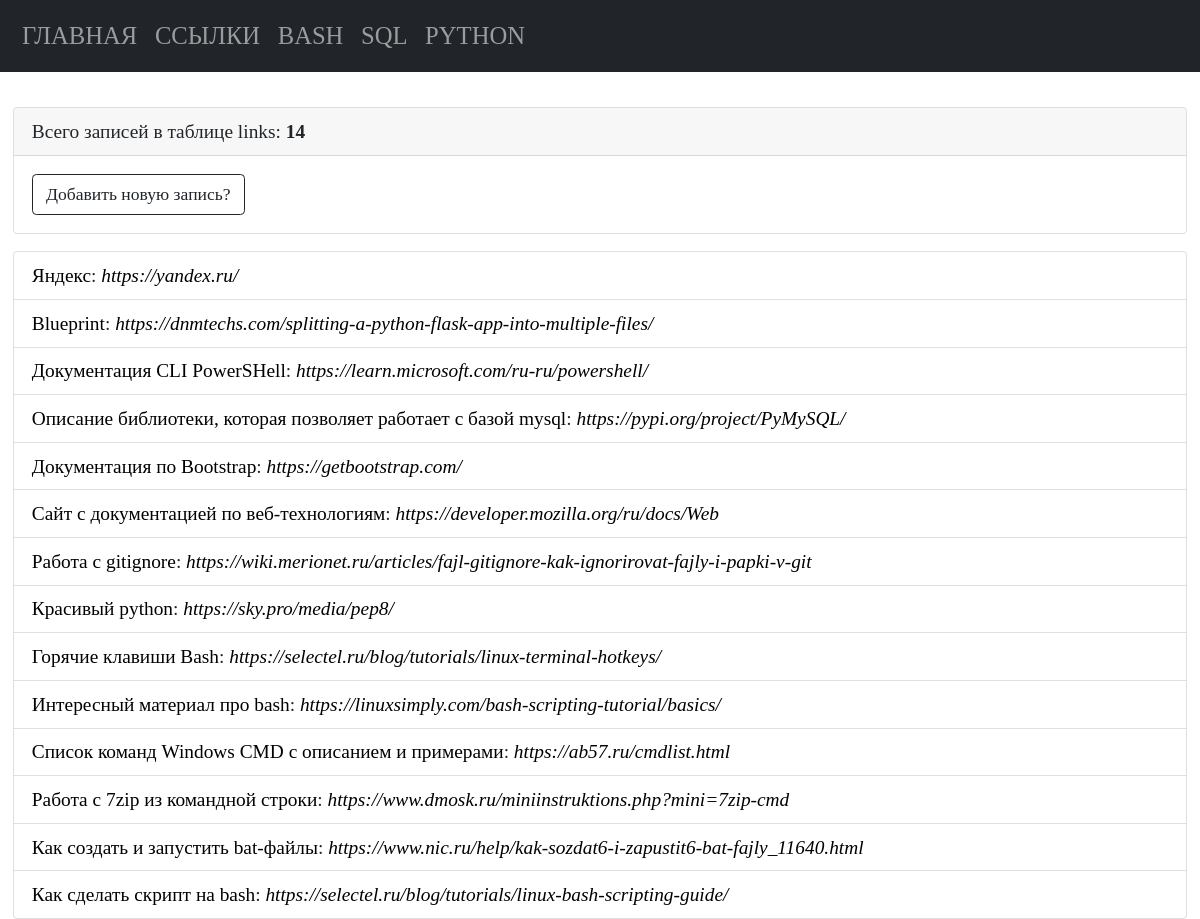
Screenshot of /links with the database file from the repository.
### tables this page shows
CREATE TABLE "links"
(
    links_id      INTEGER
        primary key autoincrement,
    links_name    TEXT not null,
    links_command TEXT not null
, links_description TEXT);

### modules/links/links_list_commands.py (the view)
@bp.route("/links")
def links_list_commands():
    conn = connect.get_db_connection()
    cur = conn.cursor()
    links_list_count = cur.execute("SELECT COUNT(*) FROM links")
    links_list_count_print = links_list_count.fetchone()
    links_list_count_print_int = int(links_list_count_print[0])
    links_list = conn.execute("SELECT * FROM links ORDER BY 1 DESC").fetchall()
    conn.close()
    return render_template("links/links_list_commands.html",
                           links_list=links_list,
                           links_list_count_print_int=links_list_count_print_int,
                           )

### modules/connect.py (called while the page is built)
def get_db_connection():
    db_path = os.path.join(BASE_DIR, '../database.db')
    conn = sqlite3.connect(db_path)
    conn.row_factory = sqlite3.Row
    return conn

### templates/links/links_list_commands.html
{% extends "base.html" %} {% block title %}Ссылки{% endblock %} {% block content %}
<div class="card mb-3">
   <div class="card-header">
      Всего записей в таблице links: <b>{{ links_list_count_print_int }}</b>
   </div>
   <div class="card-body">
      <p class="card-text">
         <a href="{{ url_for('add_links_command.add_links_command') }}" class="btn btn-outline-dark">Добавить новую запись?</a>
      </p>
   </div>
</div>
<ul class="list-group">
   {% for links_list in links_list %}
   <li class="list-group-item">
      <a href="{{ url_for('get_post_links_command.get_post_links_command', links_id=links_list['links_id']) }}">{{ links_list['links_name']
         }}</a>:
         <a href="{{ links_list['links_command'] }}" target="_blank"><i>{{ links_list['links_command'] }}</i></a>
   </li>
   {% endfor %}
</ul>
{% endblock %}

### static/styles.css (style rules this page uses)
* { font-family: consolas; font-size: 1.1rem; }
a { color: black; text-decoration: none; }

### rows the page displays
links: links_name "Яндекс", links_command "https://yandex.ru/"
links: links_name "Blueprint", links_command "https://dnmtechs.com/splitting-a-python-flask-app-into-multiple-files/"
links: links_name "Документация CLI PowerSHell", links_command "https://learn.microsoft.com/ru-ru/powershell/"
links: links_name "Описание библиотеки, которая позволяет работает с базой mysql", links_command "https://pypi.org/project/PyMySQL/"
links: links_name "Документация по Bootstrap", links_command "https://getbootstrap.com/"
links: links_name "Сайт с документацией по веб-технологиям", links_command "https://developer.mozilla.org/ru/docs/Web"
links: links_name "Работа с gitignore", links_command "https://wiki.merionet.ru/articles/fajl-gitignore-kak-ignorirovat-fajly-i-papki-v-git"
links: links_name "Красивый python", links_command "https://sky.pro/media/pep8/"
links: links_name "Горячие клавиши Bash", links_command "https://selectel.ru/blog/tutorials/linux-terminal-hotkeys/"
links: links_name "Интересный материал про bash", links_command "https://linuxsimply.com/bash-scripting-tutorial/basics/"
links: links_name "Список команд Windows CMD с описанием и примерами", links_command "https://ab57.ru/cmdlist.html"
links: links_name "Работа с 7zip из командной строки", links_command "https://www.dmosk.ru/miniinstruktions.php?mini=7zip-cmd"
links: links_name "Как создать и запустить bat-файлы", links_command "https://www.nic.ru/help/kak-sozdat6-i-zapustit6-bat-fajly_11640.html"
links: links_name "Как сделать скрипт на bash", links_command "https://selectel.ru/blog/tutorials/linux-bash-scripting-guide/"

### other values shown
{{ links_list_count_print_int }} "14"
